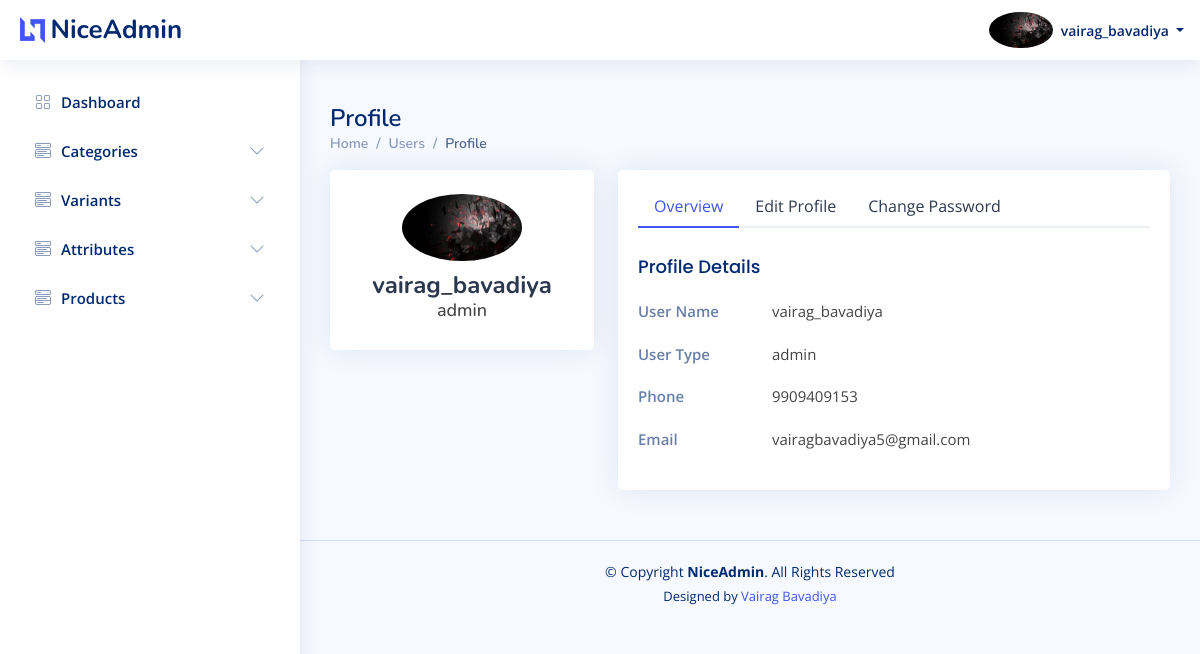
Page /admin/user_profile.php (signed in) on the earlier database version.
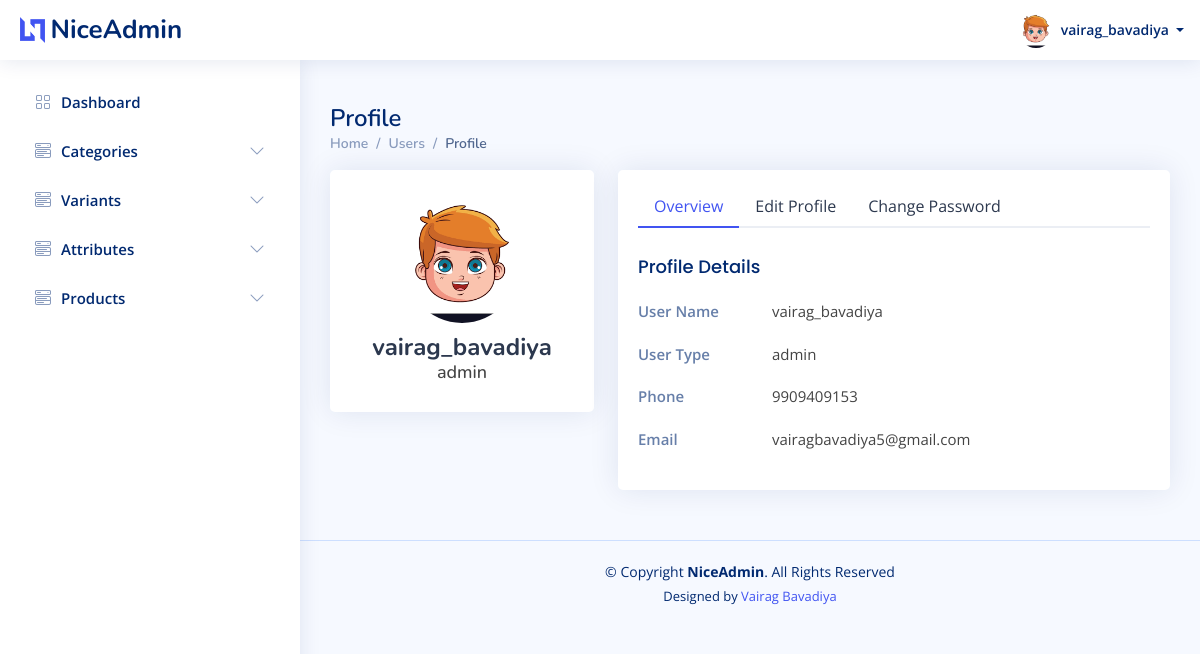
Same page on the later database version.
### tables this page shows
CREATE TABLE `users` (
  `id` int(20) NOT NULL,
  `u_name` varchar(50) NOT NULL,
  `email` varchar(50) NOT NULL,
  `phone_no` varchar(10) NOT NULL,
  `password` varchar(10) NOT NULL,
  `u_type_id` int(20) NOT NULL,
  `u_profile` varchar(100) NOT NULL,
  `created_at` datetime NOT NULL,
  `updated_at` datetime NOT NULL,
  `created_by` int(20) DEFAULT NULL,
  `updated_by` int(20) DEFAULT NULL,
  `is_active` tinyint(1) NOT NULL
);

CREATE TABLE `user_type` (
  `id` int(20) NOT NULL,
  `type_name` varchar(20) NOT NULL
);

### admin/user_profile.php (the view, shortened to what this page needs)
<?php require('config.php');
include('header.php');
echo $sql;
$sql = "SELECT u.id,u.u_name,u.email,u.phone_no,u.u_profile,u.is_active,ut.type_name FROM users as u,user_type as ut where u.id = " . $_SESSION['id'];
$result = $conn->query($sql);
$row = mysqli_fetch_assoc($result);
?>
<main id="main" class="main">
    <div class="pagetitle">
        <h1>Profile</h1>
        <nav>
            <ol class="breadcrumb">
                <li class="breadcrumb-item"><a href="/e-commerce/admin/dashboard.php">Home</a></li>
                <li class="breadcrumb-item">Users</li>
                <li class="breadcrumb-item active">Profile</li>
            </ol>
        </nav>
    </div>
    <section class="section profile">
        <div class="row">
            <div class="col-xl-4">
                <div class="card">
                    <div class="card-body profile-card pt-4 d-flex flex-column align-items-center">
                        <img src="<?php echo $row['u_profile']; ?>" alt="Profile" class="rounded-circle">
                        <h2><?php echo $row['u_name']; ?></h2>
                        <h3><?php echo $row['type_name']; ?></h3>
                    </div>
                </div>
            </div>
            <div class="col-xl-8">
                <div class="card">
                    <div class="card-body pt-3">
                        <ul class="nav nav-tabs nav-tabs-bordered">
                            <li class="nav-item">
                                <button class="nav-link active" data-bs-toggle="tab" data-bs-target="#profile-overview">Overview</button>
                            </li>
                            <li class="nav-item">
                                <button class="nav-link" data-bs-toggle="tab" data-bs-target="#profile-edit">Edit
                                    Profile</button>
                            </li>
                            <li class="nav-item">
                                <button class="nav-link" data-bs-toggle="tab" data-bs-target="#profile-change-password">Change Password</button>
                            </li>
                        </ul>
                        <div class="tab-content pt-2">
                            <div class="tab-pane fade show active profile-overview" id="profile-overview">
                                <form method="post" enctype="multipart/form-data">
                                    <h5 class="card-title">Profile Details</h5>
                                    <div class="row">
                                        <div class="col-lg-3 col-md-4 label ">User Name</div>
                                        <div class="col-lg-9 col-md-8"><?php echo $row['u_name']; ?></div>
                                    </div>
                                    <div class="row">
                                        <div class="col-lg-3 col-md-4 label">User Type</div>
                                        <div class="col-lg-9 col-md-8"><?php echo $row['type_name']; ?></div>
                                    </div>
                                    <div class="row">
                                        <div class="col-lg-3 col-md-4 label">Phone</div>
                                        <div class="col-lg-9 col-md-8"><?php echo $row['phone_no']; ?></div>
                                    </div>
                                    <div class="row">
                                        <div class="col-lg-3 col-md-4 label">Email</div>
                                        <div class="col-lg-9 col-md-8"><?php echo $row['email']; ?></div>
                                    </div>
                                </form>
                            </div>
                        </div>
                    </div>
                </div>
            </div>
        </div>
    </section>
</main>
<?php include('footer.php'); ?>

### admin/header.php (shortened to what this page needs)
<?php
require("config.php");
?>
<!DOCTYPE html>
<html lang="en">
<head>
    <link rel="stylesheet" href="https://cdnjs.cloudflare.com/ajax/libs/font-awesome/4.7.0/css/font-awesome.min.css">
    <link href="/e-commerce/admin/assets/vendor/bootstrap/css/bootstrap.min.css" rel="stylesheet">
    <link href="/e-commerce/admin/assets/vendor/bootstrap-icons/bootstrap-icons.css" rel="stylesheet">
    <link href="/e-commerce/admin/assets/vendor/boxicons/css/boxicons.min.css" rel="stylesheet">
    <link href="/e-commerce/admin/assets/vendor/quill/quill.snow.css" rel="stylesheet">
    <link href="/e-commerce/admin/assets/vendor/quill/quill.bubble.css" rel="stylesheet">
    <link href="/e-commerce/admin/assets/vendor/remixicon/remixicon.css" rel="stylesheet">
    <link href="/e-commerce/admin/assets/vendor/simple-datatables/style.css" rel="stylesheet">
    <link href="/e-commerce/admin/assets/css/style.css" rel="stylesheet">
</head>
<body>
    <header id="header" class="header fixed-top d-flex align-items-center">
        <div class="d-flex align-items-center justify-content-between">
            <a href="dashboard.php" class="logo d-flex align-items-center">
                <img src="/e-commerce/admin/assets/img/logo.png" alt="">
                <span class="d-none d-lg-block">NiceAdmin</span>
            </a>
        </div>
        <nav class="header-nav ms-auto">
            <ul class="d-flex align-items-center">
                <li class="nav-item dropdown pe-3">
                    <a class="nav-link nav-profile d-flex align-items-center pe-0" href="#" data-bs-toggle="dropdown">
                        <?php
                        $sql = "SELECT u.id,u.u_name,u.email,u.phone_no,u.u_profile,u.is_active,ut.type_name FROM users as u,user_type as ut where u.id = " . $_SESSION['id'];
                        $result = $conn->query($sql);
                        $row = mysqli_fetch_assoc($result);
                        ?>
                        <img src="/e-commerce/admin/<?php echo $row['u_profile']; ?>" alt="Profile" class="rounded-circle">
                        <span class="d-none d-md-block dropdown-toggle ps-2">
                            <?php echo $row['u_name']; ?> </span>
                    </a>
                </li>
            </ul>
        </nav>
    </header>
    <aside id="sidebar" class="sidebar">
        <ul class="sidebar-nav" id="sidebar-nav">
            <li class="nav-item">
                <a class="nav-link collapsed" href="/e-commerce/admin/dashboard.php">
                    <i class="bi bi-grid"></i>
                    <span>Dashboard</span>
                </a>
            </li>
            <li class="nav-item">
                <a class="nav-link collapsed" data-bs-target="#components-nav" data-bs-toggle="collapse" href="#" aria-expanded="false">
                    <i class="bi bi-menu-button-wide"></i><span>Categories</span><i class="bi bi-chevron-down ms-auto"></i>
                </a>
            </li>
            <li class="nav-item">
                <a class="nav-link collapsed" data-bs-target="#variants-nav" data-bs-toggle="collapse" href="#">
                    <i class="bi bi-menu-button-wide"></i><span>Variants</span><i class="bi bi-chevron-down ms-auto"></i>
                </a>
            </li>
            <li class="nav-item">
                <a class="nav-link collapsed" data-bs-target="#attributes-nav" data-bs-toggle="collapse" href="#">
                    <i class="bi bi-menu-button-wide"></i><span>Attributes</span><i class="bi bi-chevron-down ms-auto"></i>
                </a>
            </li>
            <li class="nav-item">
                <a class="nav-link collapsed" data-bs-target="#products-nav" data-bs-toggle="collapse" href="#">
                    <i class="bi bi-menu-button-wide"></i><span>Products</span><i class="bi bi-chevron-down ms-auto"></i>
                </a>
            </li>
        </ul>
    </aside>

### admin/footer.php (shortened to what this page needs)
<footer id="footer" class="footer">
  <div class="copyright">
    &copy; Copyright <strong><span>NiceAdmin</span></strong>. All Rights Reserved
  </div>
  <div class="credits">
    Designed by <a href="/e-commerce/https://bootstrapmade.com/">Vairag Bavadiya</a>
  </div>
</footer>
</body>
</html>

### admin/assets/css/style.css (style rules this page uses)
:root { scroll-behavior: smooth; }
body { font-family: "Open Sans", sans-serif; background: #f6f9ff; color: #444444; }
a { color: #4154f1; text-decoration: none; }
h1, h2, h3, h4, h5, h6 { font-family: "Nunito", sans-serif; }
#main { margin-top: 60px; padding: 20px 30px; transition: all 0.3s; }
.pagetitle { margin-bottom: 10px; }
.pagetitle h1 { font-size: 24px; margin-bottom: 0; font-weight: 600; color: #012970; }
.card { margin-bottom: 30px; border: none; border-radius: 5px; box-shadow: 0px 0 30px rgba(1, 41, 112, 0.1); }
.card-title { padding: 20px 0 15px 0; font-size: 18px; font-weight: 500; color: #012970; font-family: "Poppins", sans-serif; }
.card-body { padding: 0 20px 20px 20px; }
.breadcrumb { font-size: 14px; font-family: "Nunito", sans-serif; color: #899bbd; font-weight: 600; }
.breadcrumb a { color: #899bbd; transition: 0.3s; }
.breadcrumb .breadcrumb-item::before { color: #899bbd; }
.breadcrumb .active { color: #51678f; font-weight: 600; }
.nav-tabs-bordered { border-bottom: 2px solid #ebeef4; }
.nav-tabs-bordered .nav-link { margin-bottom: -2px; border: none; color: #2c384e; }
.nav-tabs-bordered .nav-link.active { background-color: #fff; color: #4154f1; border-bottom: 2px solid #4154f1; }
.logo { line-height: 1; }
@media (min-width: 1200px) { .logo { width: 280px; } }
.logo img { max-height: 26px; margin-right: 6px; }
.logo span { font-size: 26px; font-weight: 700; color: #012970; font-family: "Nunito", sans-serif; }
.header { transition: all 0.5s; z-index: 997; height: 60px; box-shadow: 0px 2px 20px rgba(1, 41, 112, 0.1); background-color: #fff; padding-left: 20px; }
.header-nav ul { list-style: none; }
.header-nav>ul { margin: 0; padding: 0; }
.header-nav .nav-profile { color: #012970; }
.header-nav .nav-profile img { max-height: 36px; }
.header-nav .nav-profile span { font-size: 14px; font-weight: 600; }
.sidebar { position: fixed; top: 60px; left: 0; bottom: 0; width: 300px; z-index: 996; transition: all 0.3s; padding: 20px; overflow-y: auto; scrollbar-width: thin; scrollbar-color: #aab7cf transparent; box-shadow: 0px 0px 20px rgba(1, 41, 112, 0.1); background-color: #fff; }
@media (min-width: 1200px) { #main, #footer { margin-left: 300px; } }
.sidebar-nav { padding: 0; margin: 0; list-style: none; }
.sidebar-nav li { padding: 0; margin: 0; list-style: none; }
.sidebar-nav .nav-item { margin-bottom: 5px; }
.sidebar-nav .nav-link { display: flex; align-items: center; font-size: 15px; font-weight: 600; color: #4154f1; transition: 0.3; background: #f6f9ff; padding: 10px 15px; border-radius: 4px; }
.sidebar-nav .nav-link i { font-size: 16px; margin-right: 10px; color: #4154f1; }
.sidebar-nav .nav-link.collapsed { color: #012970; background: #fff; }
.sidebar-nav .nav-link.collapsed i { color: #899bbd; }
.sidebar-nav .nav-link .bi-chevron-down { margin-right: 0; transition: transform 0.2s ease-in-out; }
.profile .profile-card img { max-width: 120px; }
.profile .profile-card h2 { font-size: 24px; font-weight: 700; color: #2c384e; margin: 10px 0 0 0; }
.profile .profile-card h3 { font-size: 18px; }
.profile .profile-overview .row { margin-bottom: 20px; font-size: 15px; }
.profile .profile-overview .card-title { color: #012970; }
.profile .profile-overview .label { font-weight: 600; color: rgba(1, 41, 112, 0.6); }
.footer { padding: 20px 0; font-size: 14px; transition: all 0.3s; border-top: 1px solid #cddfff; }
.footer .copyright { text-align: center; color: #012970; }
.footer .credits { padding-top: 5px; text-align: center; font-size: 13px; color: #012970; }

Differences in the rows shown:
changed users "vairag_bavadiya": u_profile: a different picture
